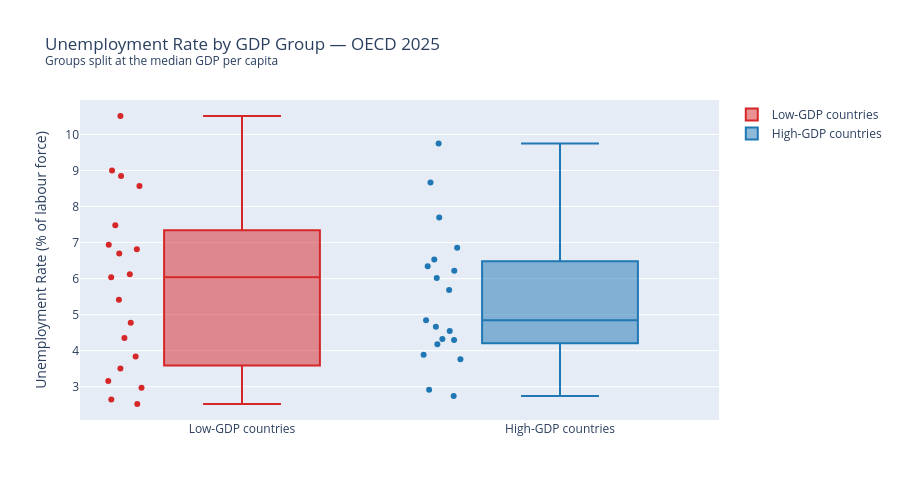

Here is the notebook cell this chart was saved with:
### Code cell
# Visual summary: side-by-side boxplots for the two groups
fig4 = go.Figure()
fig4.add_trace(go.Box(
    y=low_gdp_group, name="Low-GDP countries",
    marker_color="#d62728", boxpoints="all", jitter=0.3
))
fig4.add_trace(go.Box(
    y=high_gdp_group, name="High-GDP countries",
    marker_color="#1f77b4", boxpoints="all", jitter=0.3
))

fig4.update_layout(
    title=(
        "Unemployment Rate by GDP Group — OECD 2025<br>"
        "<sup>Groups split at the median GDP per capita</sup>"
    ),
    yaxis_title="Unemployment Rate (% of labour force)",
    height=500
)
fig4.show()

### Figure 1 — Plotly figure (JSON) as saved in the notebook; plotly's stock layout.template omitted (floating-point values rounded to 4 significant figures)
{"data": [{"boxpoints": "all", "jitter": 0.3, "marker": {"color": "#d62728"}, "name": "Low-GDP countries", "type": "box", "y": [3.502, 8.568, 8.997, 6.695, 10.51, 7.48, 8.85, 4.777, 4.355, 2.97, 2.52, 6.813, 6.938, 2.645, 3.155, 6.035, 6.123, 5.412, 3.837]}, {"boxpoints": "all", "jitter": 0.3, "marker": {"color": "#1f77b4"}, "name": "High-GDP countries", "type": "box", "y": [4.18, 5.685, 6.218, 6.857, 2.915, 3.765, 6.343, 9.752, 7.692, 4.848, 4.662, 4.325, 6.018, 2.743, 6.532, 3.888, 4.543, 8.667, 4.295]}], "layout": {"height": 500, "title": {"text": "Unemployment Rate by GDP Group — OECD 2025<br><sup>Groups split at the median GDP per capita</sup>"}, "yaxis": {"title": {"text": "Unemployment Rate (% of labour force)"}}}}
